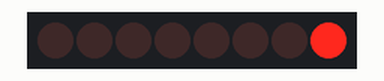
Bench run of a sketch on a simulated Arduino Uno, built with avr-gcc and run on an emulated ATmega328P. Shown: 8 shift-register outputs drawn as a row of LEDs (first output left, lit = HIGH). Wiring (inferred from the names in the program): shift register (74HC595): data pin 8; shift clock pin 10; latch pin 9. Wiring (inferred from the signals the program sends): row of LEDs: on Q0, Q1, Q2, Q3, Q4, Q5, Q6, Q7.

Above: at 0.5 s.
At 1.7 s:
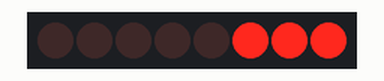
At 2.7 s:
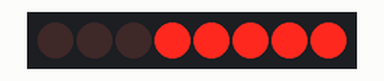
At 4.5 s:
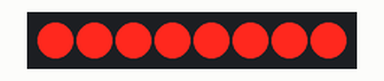
At 7.7 s:
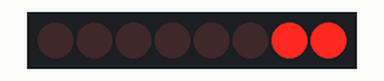
At 11.2 s:
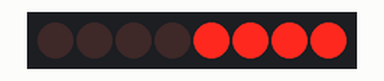
Timing chart, 0 to 11.7 s (numbered marks = the images above):
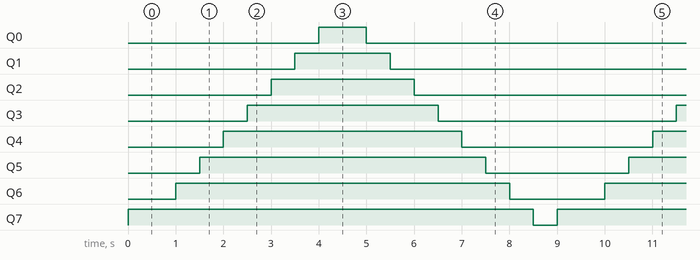

Measured:
- by itself, Q0: alternates HIGH for 1.0 s and LOW for 8.0 s
- by itself, Q1: alternates HIGH for 2.0 s and LOW for 7.0 s
- by itself, Q2: alternates HIGH for 3.0 s and LOW for 6.0 s
- by itself, Q3: alternates HIGH for 4.0 s and LOW for 5.0 s
- by itself, Q4: alternates HIGH for 5.0 s and LOW for 4.0 s
- by itself, Q5: alternates HIGH for 6.0 s and LOW for 3.0 s
- by itself, Q6: alternates HIGH for 7.0 s and LOW for 2.0 s
- by itself, Q7: alternates HIGH for 8.5 s and LOW for 0.50 s

The sketch:

3.Kod.ino
```cpp
int biteyaz = 9;
int tetiklemepin = 10;
int veripin = 8;

byte ledler = 1;

void setup()
{
pinMode(biteyaz, OUTPUT);
pinMode(veripin, OUTPUT);
pinMode(tetiklemepin, OUTPUT);
}

void loop()
{
ledler = 1;
kaydirmalikaydedici();
delay(500);

for (int i = 0; i < 8; i++)
{
bitSet(ledler, i);
kaydirmalikaydedici();
delay(500);
}
for (int i = 8; i >= 0; i--)
{
bitClear(ledler, i);
kaydirmalikaydedici();
delay(500);
}
}

void kaydirmalikaydedici()
{
digitalWrite(biteyaz, LOW);
shiftOut(veripin, tetiklemepin, LSBFIRST, ledler);
digitalWrite(biteyaz, HIGH);
}
```
